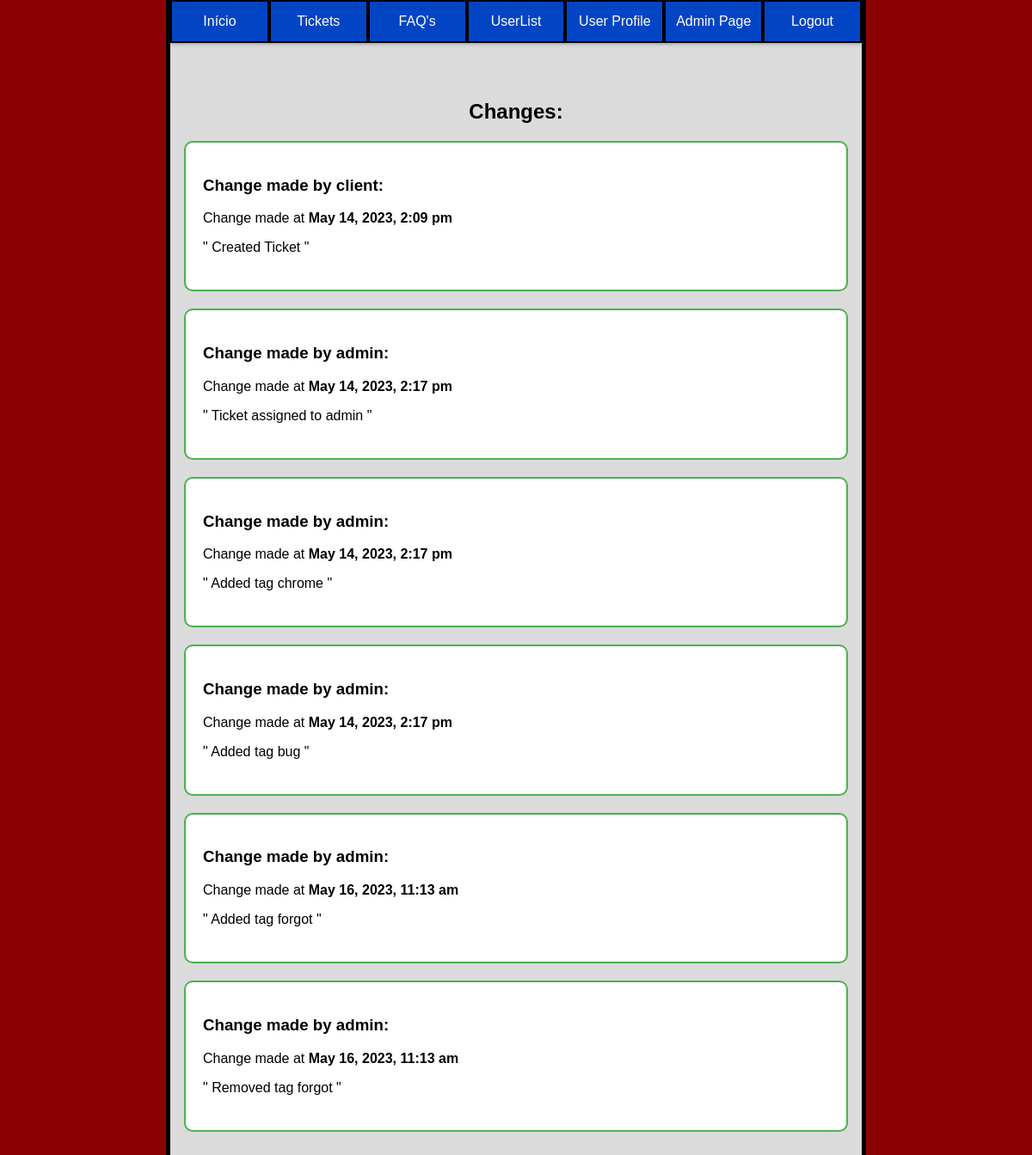
The page /pages/list_of_changes.php?ticket_id=2 (signed in) on the database its author committed.
### tables this page shows
CREATE TABLE changesToTicket (
  id INTEGER PRIMARY KEY,
  user_id INTEGER,
  ticket_id INTEGER,
  change TEXT NOT NULL,
  date DATETIME,
  FOREIGN KEY (user_id) REFERENCES user(id) ON DELETE CASCADE,
  FOREIGN KEY (ticket_id) REFERENCES tickets(id) ON DELETE CASCADE
);

CREATE TABLE user(
    id INTEGER PRIMARY KEY,
    name VARCHAR(50) NOT NULL,
    username VARCHAR(50) UNIQUE NOT NULL,
    email VARCHAR(50) UNIQUE NOT NULL,
    password VARCHAR(255) NOT NULL,
    role VARCHAR(10) CHECK(role = 'client' or role = 'agent' or role = 'admin') NOT NULL,
    department_id INTEGER,
    FOREIGN KEY (department_id) REFERENCES department(id)
);

### utils/functions.php (called while the page is built, shortened)
<?php
function searchUser($id){
    $db = getDatabaseConnection();
    $stmt = $db->prepare('SELECT * FROM user WHERE id = ?');
    $stmt->execute(array($id));
    return $stmt->fetch();
}
?>

### pages/list_of_changes.php (the view, shortened to what this page needs)
<?php
require_once('../utils/functions.php');
$db = getDatabaseConnection();
$user = searchUser($_SESSION["user_id"]);
$stmt = $db->prepare('SELECT * FROM changesToTicket WHERE ticket_id = ?');
$stmt->execute(array($_GET["ticket_id"]));
$changes = $stmt->fetchAll();
?>
<!DOCTYPE html>
<html lang="en-US">
<link rel="stylesheet" href="../css/style_index.css">
<link rel="stylesheet" href="../css/user_profile.css">
<link rel="stylesheet" href="../css/list_of_changes.css">
   <head>
   </head>
   <body>
    <div class="container_master">
      <div class="container">
        <ul class="buttons">
        <button class="index" onclick="indexPage()">Início</button>
            <button class="tickets" onclick="ticketsPage()">Tickets</button>
            <button class="faqs" onclick="faqsPage()">FAQ's</button>
            <button class="users" onclick="usersPage()">UserList</button>
            <button class="user_profile" onclick="sendDataUser('<?php echo $user['username'] ?>')">User Profile</button>
            <?php if($user["role"] == "admin"): ?>
            <button class="admin_page" onclick="adminPage()">Admin Page</button>
            <?php endif; ?>
            <button class="logout" onclick="logoutPage()">Logout</button>
        </ul>
      </div>
      <div class="content">
        <h2>Changes:</h2>
        <?php
          foreach($changes as $change){
            echo "<div class='faq-box'>";
            $change_author = searchUser($change["user_id"]);
            echo "<h3>Change made by " . $change_author["username"] . ":</h3>";
            echo "<p>Change made at <strong class='change-time'>" . $change["date"] . "</strong></p>";
            echo "<p class='paragraph'>\" " . $change["change"] . " \"</p>";
            echo "<br>";
            echo "</div>";
          }
        ?>
      </div>
    </div>
   </body>
</html>

### css/style_index.css (style rules this page uses)
body { font-family: Arial, sans-serif; background-color: rgb(219, 219, 219); width: 67%; margin: auto; border-left: 5px solid; border-right: 5px solid; min-height: 100vh; padding-bottom: 1em; }
html { background-color: darkred; }
.container { margin: auto; }
ul { margin-left: -40px; margin-top: auto; margin-right: auto; }
.buttons li, .buttons button { background-color: #0245c4; text-decoration: none; border: none; color: white; text-align: center; text-decoration: none; font-size: 16px; cursor: pointer; border:solid 2px black; width: 100%; height: 50px; }
h1, h2 { text-align: center; margin-top: 50px; }
h2 { font-size: 24px; }
.container { box-shadow: 0 0 5px rgba(0, 0, 0, 0.25),0 0 5px rgba(0, 0, 0, 0.25); }
.buttons { display: flex; flex-direction: row; flex-grow: 1; }
.content { margin: auto; overflow: auto; padding-left: 1em; padding-right: 1em; }

### css/list_of_changes.css (style rules this page uses)
.faq-box { background-color: white; border: 2px solid #4CAF50; border-radius: 10px; padding: 20px; margin-bottom: 20px; }
.change-time { font-weight: bold; }
.paragraph { margin-bottom: 2px; }

### rows shown on the page
changestoticket: user.username "client", date "May 14, 2023, 2:09 pm", change "Created Ticket"
changestoticket: user.username "admin", date "May 14, 2023, 2:17 pm", change "Ticket assigned to admin"
changestoticket: user.username "admin", date "May 14, 2023, 2:17 pm", change "Added tag chrome"
changestoticket: user.username "admin", date "May 14, 2023, 2:17 pm", change "Added tag bug"
changestoticket: user.username "admin", date "May 16, 2023, 11:13 am", change "Added tag forgot"
changestoticket: user.username "admin", date "May 16, 2023, 11:13 am", change "Removed tag forgot"
